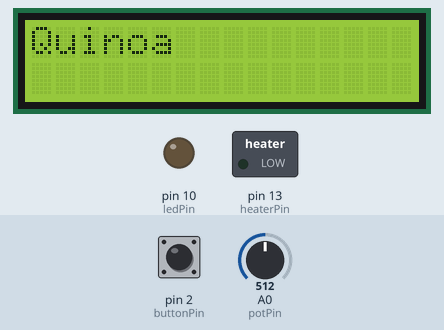
Recording of a sketch running on a simulated Arduino Uno, built with avr-gcc and run on an emulated ATmega328P. On the bench: 16×2 character LCD, switched loads named in the sketch (green lamp = pin HIGH), output pins drawn as LEDs (lit = HIGH). The test bench sets the inputs (shaded band); at power-on: pin 2 (buttonPin) HIGH, A0 (potPin) = 512. What the sketch prints to the serial monitor is not drawn.

Above: at 2.2 s.
2.3 s: pin 2 (buttonPin) pulled LOW for 0.15 s
At 3.2 s:
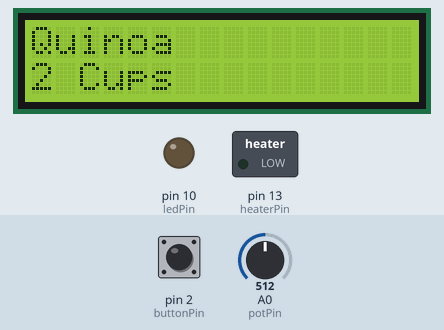
4.0 s: A0 (potPin) set to 351
5.5 s: A0 (potPin) set to 324
At 6.6 s:
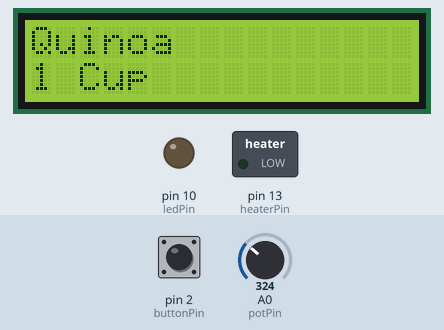
7.0 s: pin 2 (buttonPin) pulled LOW for 1 s
At 24.9 s:
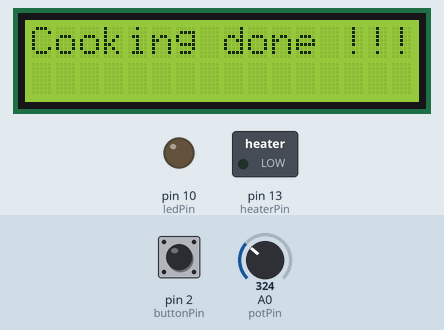
Timing chart, 0 to 25.5 s (numbered marks = the images above; inputs shaded):
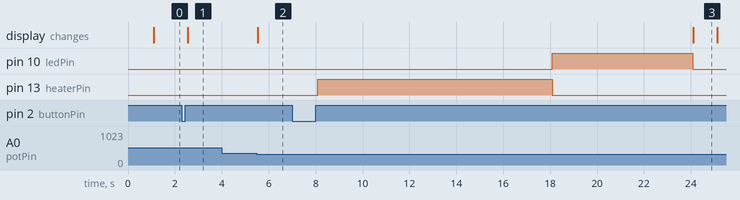

Measured:
- the behaviour switches between 341 and 340 on A0 (potPin) (found by bisection; images 1 and 2)
- after the input at 2.3 s, the display: changes after 0.24 s (image 1)
- after the input at 4.0 s, every drawn part: stays the same
- after the input at 5.5 s, the display: first changes at once (image 2 shows a later state)
- after the input at 7.0 s, pin 10 (ledPin): LOW → HIGH after 11.1 s, → LOW 6.0 s later; pin 13 (heaterPin): LOW → HIGH after 1.1 s, → LOW 10.0 s later; the display: changes after 17.1 s (image 3)
- what the display in image 3 shows lasts 1.0 s, from 24.1 s to 25.1 s

The sketch:

Shiva_code.ino
```cpp
#include <Adafruit_LiquidCrystal.h>

Adafruit_LiquidCrystal lcd_2(0);

const int potPin = A0;
const int buttonPin = 2;
const int heaterPin = 13; // Assuming the LED is connected to pin 13
const int ledPin = 10;   // LED pin for warm mode
const int numModes = 9;  // Number of modes
const int numCups = 4;   // Number of cups
const int debounceDelay = 50;

const char *modes[] = {
    "White Rice",
    "Brown Rice",
    "Black Rice",
    "Red Rice",
    "Quinoa",
    "Basmati",
    "1*White Rice",
    "2*White Rice",
    "Raw Rice",
};
const char *cups[] = {
    "1 Cup",
    "2 Cups",
    "3 Cups",
    "4 Cups",
};

int selectedMode = -1; // Initially, no mode is selected
int selectedCup = -1;  // Initially, no cup is selected
int potValue = 0;
int lastButtonState = HIGH;
int currentButtonState = HIGH;
bool modeSelected = false;
bool cupSelected = false;
unsigned long startTime = 0;
unsigned long duration = 0;

void setup()
{
    lcd_2.begin(16, 2);
    pinMode(buttonPin, INPUT_PULLUP);
    pinMode(ledPin, OUTPUT);
    pinMode(heaterPin, OUTPUT);
    lcd_2.setCursor(0, 0);
    lcd_2.print("Smart Cooker");
    delay(1000);
    lcd_2.clear();
    Serial.begin(9600);
}

void loop()
{
    potValue = analogRead(potPin);

    if (!modeSelected)
    {
        int mode = map(potValue, 0, 1023, 0, numModes - 1);
        displayModeSelection(mode);
    }
    else if (!cupSelected)
    {
        int cup = map(potValue, 0, 1023, 0, numCups - 1);
        displayCupSelection(cup);
    }
    else
    {
        if (duration > 0)
        {
            unsigned long currentTime = millis();
            if (currentTime - startTime < duration)
            {
                digitalWrite(heaterPin, HIGH);
            }
            else
            {
                digitalWrite(heaterPin, LOW);
                digitalWrite(ledPin, HIGH);
                delay(6000);
                digitalWrite(ledPin, LOW);
                duration = 0;
                cookingdone();
            }
        }
    }

    currentButtonState = digitalRead(buttonPin);

    if (currentButtonState != lastButtonState)
    {
        delay(debounceDelay);

        if (currentButtonState == HIGH)
        {
            if (!modeSelected)
            {
                modeSelected = true;
                selectedMode = map(potValue, 0, 1023, 0, numModes - 1);
                Serial.print(selectedMode);
                displayModeSelection(selectedMode);
            }
            else if (!cupSelected)
            {
                cupSelected = true;
                selectedCup = map(potValue, 0, 1023, 0, numCups - 1);
                Serial.print(selectedCup);
                displayCupSelection(selectedCup);
                setLedDuration();
            }
        }
    }

    lastButtonState = currentButtonState;
}

void displayModeSelection(int mode)
{
    lcd_2.print("             ");
    lcd_2.setCursor(0, 0);

    if (mode >= 0 && mode < numModes)
    {
        lcd_2.print(modes[mode]);
    }
}

void displayCupSelection(int cup)
{
    lcd_2.print("             ");
    lcd_2.setCursor(0, 1);

    if (cup >= 0 && cup < numCups)
    {
        lcd_2.print(cups[cup]);
    }
}

void setLedDuration()
{
    switch (selectedMode)
    {
    case 0: // White Rice
    case 1:
    case 2:
    case 3:
    case 4:
    case 5: // 1*White Rice
    case 6: // 2*White Rice
    case 7:
    case 8:
    case 9:
        switch (selectedCup)
        {
        case 0: // 1 Cup
            duration = 10000; // 1 minute
            break;
        case 1: // 2 Cups
            duration = 20000; // 2 minutes
            break;
        case 2: // 3 Cups
            duration = 30000; // 3 minutes
            break;
        case 3: // 4 Cups
            duration = 400; // 4 minutes
            break;
        }
        break;
    }
    startTime = millis();
}

void cookingdone()
{
    lcd_2.clear();
    lcd_2.print("Cooking done !!!");
    delay(1000);
    lcd_2.setCursor(0, 0);
    lcd_2.print("                 ");
    lcd_2.setCursor(0, 0);
    lcd_2.print("warm mode");
    delay(1000);
}
```

Muaz_code.ino
```cpp

```
